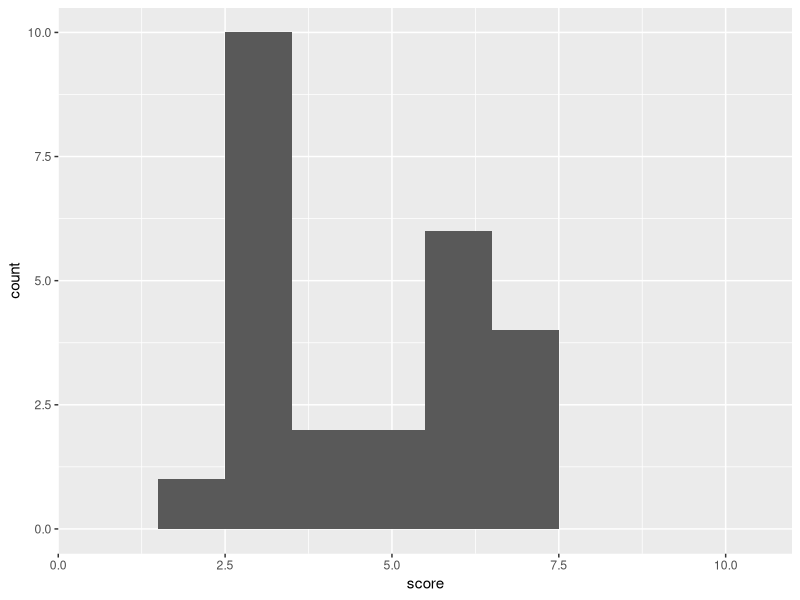

Recreate this plot in R. (Note: this script raises an error after producing the figure.)
library(tidyverse)
library(ggplot2)

percentages <- c(0,
                 4,
                 40,
                 8,
                 8,
                 24,
                 16,
                 0,
                 0,
                 0)
total <- 25

calc_population <- function(total_votes, percentages) {
  array <- c()
  for (i in percentages) {
    pop <- round((total_votes * i)/100, 0)
    array <- c(array, pop)
  }
  return(array)
}

pop <- calc_population(total, percentages)
pop

popDf <- tibble(score = c(1:10), n = pop)

ggplot(popDf) +
  geom_histogram(aes(x = score, weight = n), bins = 10)

scores <- function(df){
  freq <- c()
  for (i in 1:10){
    freq <- c(freq, rep(i, df[i,2]))
  }
  return(freq)
}

scores <- scores(popDf)

mean(scores)
median(scores)

quantile(scores, probs = c(0, 0.25, 0.5, 0.75, 1))
quantile(scores, probs)
